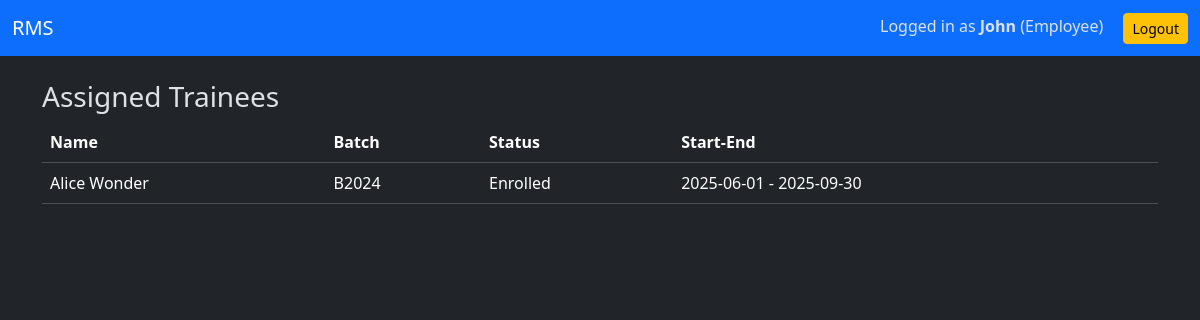
The app's page /employee/trainees.php (signed in) with its own data.
### tables this page shows
CREATE TABLE Employees (
    employee_id INT AUTO_INCREMENT PRIMARY KEY,
    pd_id INT,
    first_name VARCHAR(50) NOT NULL,
    last_name VARCHAR(50) NOT NULL,
    gender ENUM('Male','Female','Other'),
    age INT,
    contact_address VARCHAR(255),
    email VARCHAR(100) UNIQUE NOT NULL,
    password VARCHAR(255) NOT NULL,
    hire_date DATE NOT NULL,
    FOREIGN KEY (pd_id) REFERENCES Posts_and_Departments(pd_id) ON DELETE SET NULL
);

CREATE TABLE Trainees (
    trainee_id INT AUTO_INCREMENT PRIMARY KEY,
    pd_id INT,
    first_name VARCHAR(50) NOT NULL,
    last_name VARCHAR(50) NOT NULL,
    gender ENUM('Male','Female','Other'),
    age INT,
    contact_address VARCHAR(255),
    email VARCHAR(100) UNIQUE NOT NULL,
    password VARCHAR(255) NOT NULL,
    batch_id VARCHAR(100) NOT NULL,
    start_date DATE NOT NULL,
    end_date DATE NOT NULL,
    trainer_employee_id INT NULL,
    completion_status ENUM('Enrolled','In Progress','Completed','Dropped') NOT NULL DEFAULT 'Enrolled',
    FOREIGN KEY (pd_id) REFERENCES Posts_and_Departments(pd_id) ON DELETE SET NULL,
    FOREIGN KEY (trainer_employee_id) REFERENCES Employees(employee_id) ON DELETE SET NULL
);

### employee/trainees.php (the view, shortened to what this page needs)
<?php
$db = get_db();
$user = $db->query("SELECT first_name FROM Employees WHERE employee_id=".$_SESSION["user_id"])->fetch_assoc()['first_name'];
$role = "employee";
$rows = $db->query("SELECT * FROM Trainees WHERE trainer_employee_id=".$_SESSION["user_id"]." ORDER BY start_date DESC")->fetch_all(MYSQLI_ASSOC);
?>
<!DOCTYPE html>
<html lang="en" data-bs-theme="dark">
<head>
    <link href="https://cdn.jsdelivr.net/npm/bootstrap@5.3.3/dist/css/bootstrap.min.css" rel="stylesheet">
</head>
<body>
<?php include "../includes/navbar.php"; ?>
<div class="container">
    <h3>Assigned Trainees</h3>
    <table class="table table-dark table-hover">
        <thead><tr><th>Name</th><th>Batch</th><th>Status</th><th>Start-End</th></tr></thead>
        <tbody>
        <?php foreach($rows as $r): ?>
            <tr>
                <td><?=htmlspecialchars($r['first_name'].' '.$r['last_name'])?></td>
                <td><?=htmlspecialchars($r['batch_id'])?></td>
                <td><?=htmlspecialchars($r['completion_status'])?></td>
                <td><?=$r['start_date']?> - <?=$r['end_date']?></td>
            </tr>
        <?php endforeach ?>
        </tbody>
    </table>
</div>
</body>
</html>

### includes/navbar.php (shortened to what this page needs)
<nav class="navbar navbar-expand-lg navbar-dark bg-primary mb-4">
  <div class="container-fluid">
    <a class="navbar-brand" href="../dashboard.php">RMS</a>
    <div>
      <span class="me-3">Logged in as <b><?=htmlspecialchars($user)?></b> (<?=ucfirst($role)?>)</span>
      <a href="/logout.php" class="btn btn-sm btn-warning">Logout</a>
    </div>
  </div>
</nav>

### records on screen
employees: first_name "John"
trainees: first_name+last_name "Alice Wonder", batch "B2024", completion_status "Enrolled", start_date "2025-06-01", end_date "2025-09-30"

### other values on screen
$role "Employee"
